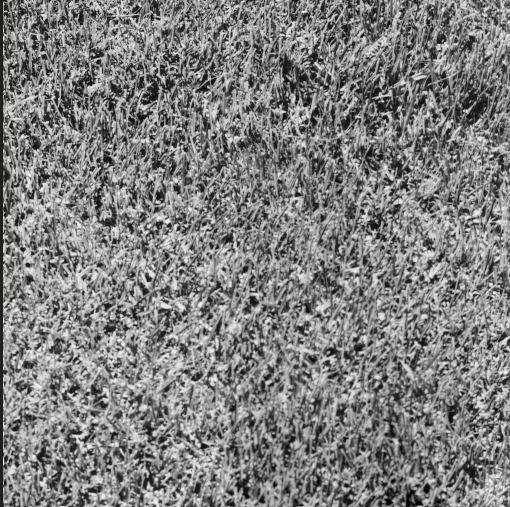
#> input picture data/brodatz/D9.png, 510 x 507 px
$ python brodatz.py
#> lines starting #> are read from the running program, lines starting #| are printed output that depends on the picture
from pathlib import Path

import numpy as np
import matplotlib.pyplot as plt
from PIL import Image


def load_texture(path, size=128):
    """
    Load a grayscale texture and extract a centered square.
    """
#> called with size = 128
    image = Image.open(path).convert("L")
    image = np.asarray(image, dtype=np.float64)
#> image: shape (507, 510) float64

    height, width = image.shape
#> height = 507; width = 510

    if height < size or width < size:
        raise ValueError(f"Texture too small: {path}")

    y = (height - size) // 2
#> y = 189
    x = (width - size) // 2
#> x = 191

    return image[y:y + size, x:x + size]


def create_mosaic(texture_paths, size=128):
    """
    Create a 2x2 texture mosaic and its ground truth.
    """
    if len(texture_paths) != 4:
        raise ValueError("Exactly 4 textures are required")

    textures = [
        load_texture(path, size)
        for path in texture_paths
    ]
#> call 2 of load_texture, with size = 128
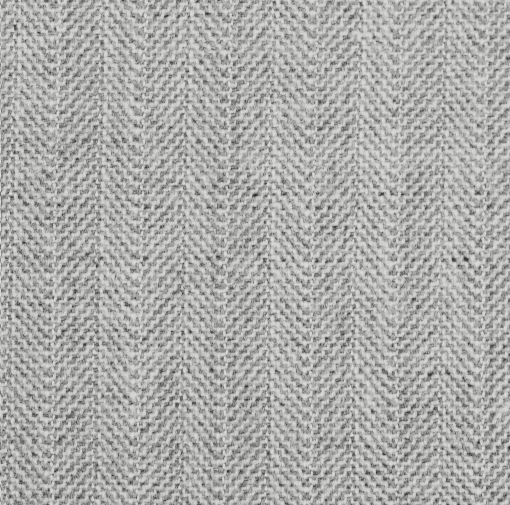
#> input picture data/brodatz/D15.png, 510 x 505 px
#> call 3 of load_texture, with size = 128
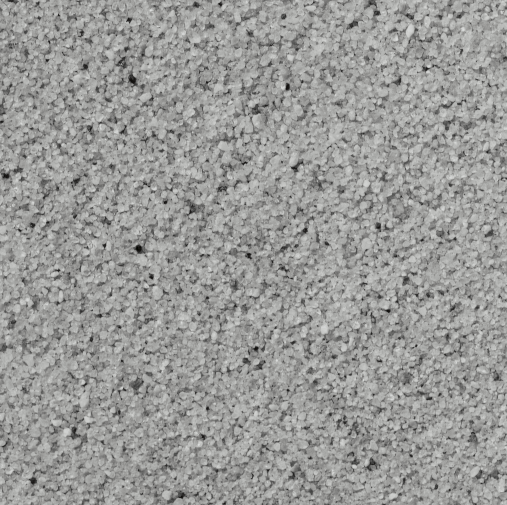
#> input picture data/brodatz/D29.png, 507 x 505 px
#> in load_texture (call 3), `return image[y:y + size, x:x + size]`:
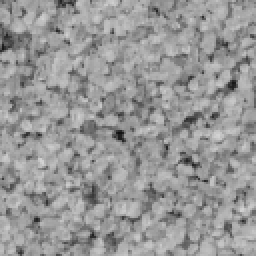
#> returned value: shape (128, 128) float64 (shown 2 times larger); min 14, max 212, mean 151.6
#> call 4 of load_texture, with size = 128
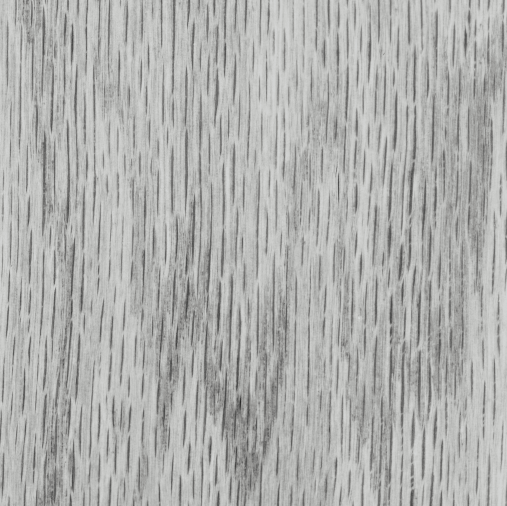
#> input picture data/brodatz/D68.png, 507 x 506 px
#> in load_texture (call 4), `return image[y:y + size, x:x + size]`:
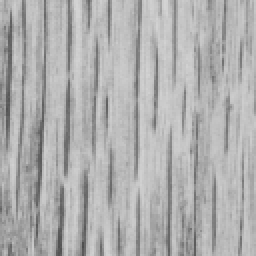
#> returned value: shape (128, 128) float64 (shown 2 times larger); min 76, max 212, mean 175.4
#> textures = 4 items

    mosaic = np.block([
        [textures[0], textures[1]],
        [textures[2], textures[3]]
    ])
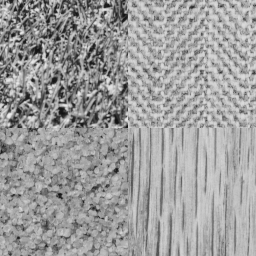
#> mosaic: shape (256, 256) float64; min 14, max 239, mean 157.4

    ground_truth = np.block([
        [
            np.zeros((size, size), dtype=np.uint8),
            np.ones((size, size), dtype=np.uint8)
        ],
        [
            np.full((size, size), 2, dtype=np.uint8),
            np.full((size, size), 3, dtype=np.uint8)
        ]
    ])

    return mosaic, ground_truth


def display_mosaic(mosaic, ground_truth):
    """
    Display the mosaic and its ground truth.
    """
    fig, axes = plt.subplots(1, 2, figsize=(10, 5))

    axes[0].imshow(mosaic, cmap="gray", vmin=0, vmax=255)
    axes[0].set_title("Brodatz mosaic")

    axes[1].imshow(
        ground_truth,
        cmap="tab10",
        vmin=0,
        vmax=3,
        interpolation="nearest"
    )
    axes[1].set_title("Ground truth")

    for ax in axes:
        ax.axis("off")

    plt.tight_layout()
    plt.show()


if __name__ == "__main__":

    project_root = Path(__file__).resolve().parent.parent
    data_dir = project_root / "data" / "brodatz"

    texture_paths = [
        data_dir / "D9.png",
        data_dir / "D15.png",
        data_dir / "D29.png",
        data_dir / "D68.png"
    ]

    mosaic, ground_truth = create_mosaic(texture_paths)
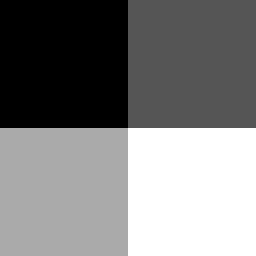
#> ground_truth: shape (256, 256); min 0, max 3, mean 1.5; drawn with min black and max white

    print("Mosaic shape:", mosaic.shape)
#| Mosaic shape: (256, 256)
    print("Ground truth shape:", ground_truth.shape)
#| Ground truth shape: (256, 256)
    print("Classes:", np.unique(ground_truth))
#| Classes: [0 1 2 3]

    display_mosaic(mosaic, ground_truth)
